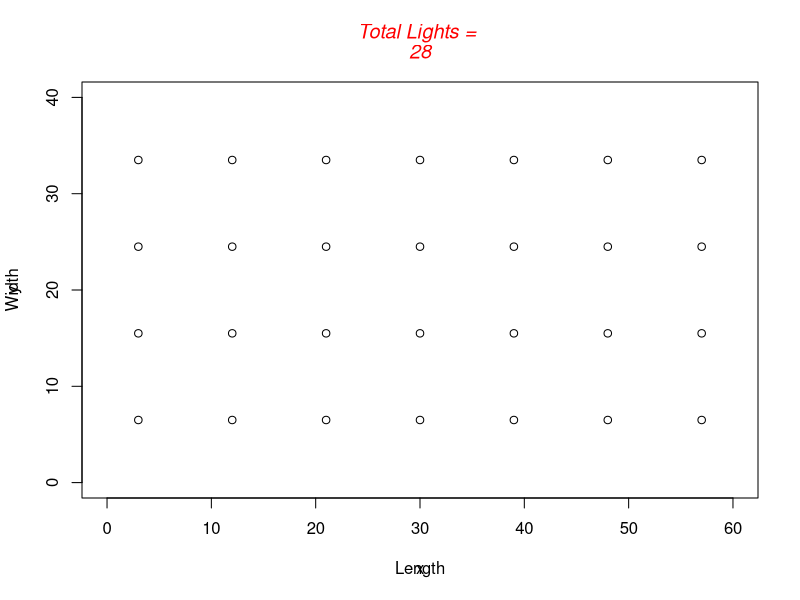

The R script that drew this image:

len <- 60
wid <- 40

lightspread<-9

qtylen <- round(len/lightspread, digits=0)
qtywid <- round(wid/lightspread, digits=0)

# qtylen
# qtywid

corn <- lightspread/2

difflen = len-(corn+(qtylen-1)*lightspread)
startlen = (difflen+corn)/2

diffwid = wid - (corn+(qtywid-1)*lightspread)
startwid = (diffwid+corn)/2

lenvec = c(startlen, startlen + 1:(qtylen-1)*lightspread)
# lenvec

widvec = c(startwid, startwid + 1:(qtywid-1)*lightspread)
# widvec

xyg <- expand.grid(x=lenvec, y=widvec, KEEP.OUT.ATTRS = FALSE)
# xyg

plot(xyg, xlim = c(0,len), ylim = c(0,wid))

totlights = qtylen*qtywid

title(main=c("Total Lights = ", totlights),col.main="red", font.main=3)
title(xlab="Length")
title(ylab="Width")
totlights
startlen
startwid
lightspread

